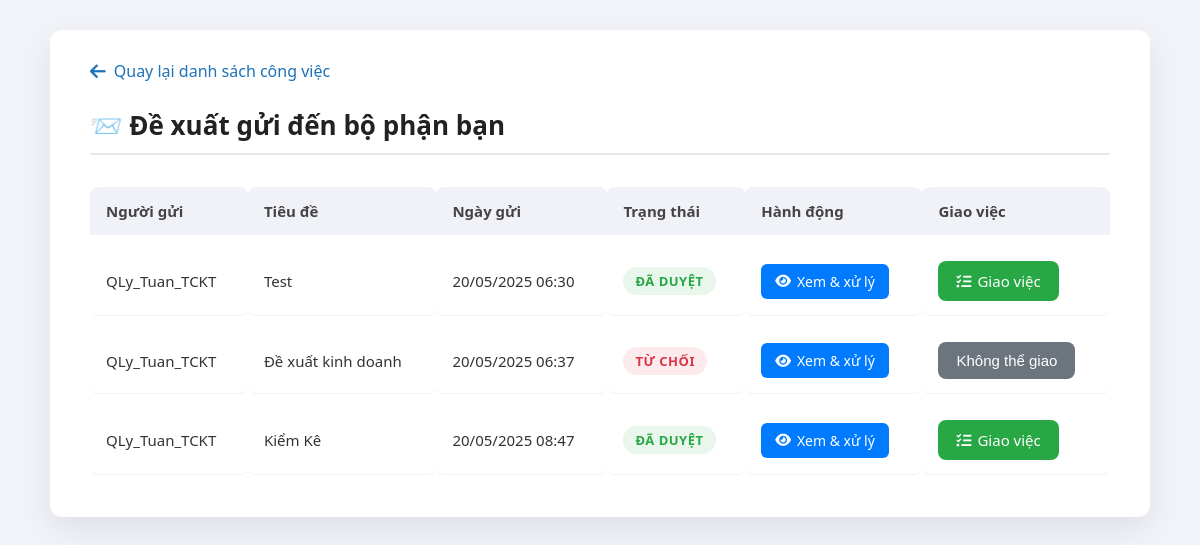
The page /task/proposal/incoming/ (signed in) on the database its author committed.
### mxh/models.py (models this page shows, shortened)
class TaskProposal(models.Model):
    STATUS_CHOICES = [
        ('pending', 'Chờ duyệt'),
        ('approved', 'Đã duyệt'),
        ('rejected', 'Từ chối')
    ]
    proposer = models.ForeignKey(User, on_delete=models.CASCADE, related_name='proposals_made')
    to_department = models.ForeignKey(Department, on_delete=models.CASCADE, related_name='proposals_received')
    title = models.CharField(max_length=255)
    description = models.TextField()
    document = models.FileField(upload_to='proposal_documents/', null=True, blank=True)
    image = models.ImageField(upload_to='proposal_images/', null=True, blank=True)
    status = models.CharField(max_length=10, choices=STATUS_CHOICES, default='pending')
    feedback = models.TextField(null=True, blank=True)
    created_at = models.DateTimeField(auto_now_add=True)
    reviewed_at = models.DateTimeField(null=True, blank=True)
    reviewed_by = models.ForeignKey(User, on_delete=models.SET_NULL, null=True, blank=True, related_name='proposals_reviewed')

class User(AbstractUser):
    GENDER_CHOICES = [('male', 'Male'), ('female', 'Female')]
    ROLE_CHOICES = [('admin', 'Admin'), ('user', 'User'), ('manager', 'Manager')]
    phone = models.CharField(max_length=20, blank=True, null=True)
    role = models.CharField(max_length=10, choices=ROLE_CHOICES)
    birth_date = models.DateField(blank=True, null=True)
    gender = models.CharField(max_length=6, choices=GENDER_CHOICES)
    department = models.ForeignKey(
        'Department',
        on_delete=models.SET_NULL,
        null=True,
        blank=True,
        related_name='users'
    )
    avatar_url = models.URLField(max_length=255, blank=True, null=True)

### mxh/views.py (the view)
# urls.py: path('task/proposal/incoming/', incoming_proposals, name='incoming_proposals'),
@login_required
def incoming_proposals(request):
    user = request.user
    if user.role == 'manager':
        proposals = TaskProposal.objects.filter(to_department__manager=user)
    else:
        proposals = TaskProposal.objects.none()
    return render(request, 'mxh/task/proposal/incoming.html', {'proposals': proposals})

### mxh/context_processors.py (called while the page is built)
def get_unread_count(user, notification_type=None):
    qs = UserNotification.objects.filter(user=user, is_read=False)
    if notification_type:
        qs = qs.filter(notification__type=notification_type)
    return qs.count()

def unread_notification_counts(request):
    if request.user.is_authenticated:
        return {
            'personal_unread_count': get_unread_count(request.user, 'personal'),
            'company_unread_count': get_unread_count(request.user, 'company')
        }
    return {}

### mxh/templates/mxh/task/proposal/incoming.html (shortened to what this page needs)
<!DOCTYPE html>
{% load static %}
<html lang="en">
<head>
    <link rel="stylesheet" href="{% static 'mxh/styles/proposals.css' %}">
    <link rel="stylesheet" href="https://cdnjs.cloudflare.com/ajax/libs/font-awesome/6.0.0-beta3/css/all.min.css" />
</head>
<body>
    <div class="container">
        <a href="{% url 'task_view' %}" class="back-btn">
            <i class="fas fa-arrow-left"></i> Quay lại danh sách công việc
        </a>
        <h2 class="page-title">📨 Đề xuất gửi đến bộ phận bạn</h2>
        <table class="custom-table">
            <thead>
                <tr>
                    <th>Người gửi</th>
                    <th>Tiêu đề</th>
                    <th>Ngày gửi</th>
                    <th>Trạng thái</th>
                    <th>Hành động</th>
                    <th>Giao việc</th>
                </tr>
            </thead>
            <tbody>
                {% for p in proposals %}
                <tr>
                    <td>{{ p.proposer.username }}</td>
                    <td>{{ p.title }}</td>
                    <td>{{ p.created_at|date:"d/m/Y H:i" }}</td>
                    <td>
                        {% if p.status == 'pending' %}
                            <span class="badge badge-warning">Chờ duyệt</span>
                        {% elif p.status == 'approved' %}
                            <span class="badge badge-success">Đã duyệt</span>
                        {% elif p.status == 'rejected' %}
                            <span class="badge badge-danger">Từ chối</span>
                        {% endif %}
                    </td>
                    <td>
                        <a href="{% url 'review_proposal' p.id %}" class="btn-view">
                            <i class="fas fa-eye"></i> Xem & xử lý
                        </a>
                    </td>
                    <td>
                        {% if p.status == 'approved' %}
                            <a href="{% url 'create_task_from_proposal' p.id %}" class="btn btn-success btn-sm">
                                <i class="fas fa-tasks"></i> Giao việc
                            </a>
                        {% else %}
                            <button class="btn btn-secondary btn-sm" disabled>Không thể giao</button>
                        {% endif %}
                    </td>
                </tr>
                {% empty %}
                <tr><td colspan="5" class="text-center">Không có đề xuất nào.</td></tr>
                {% endfor %}
            </tbody>
        </table>
    </div>
</body>
</html>

### mxh/static/mxh/styles/proposals.css (style rules this page uses)
* { box-sizing: border-box; margin: 0; padding: 0; }
body { font-family: 'Segoe UI', Roboto, sans-serif; background-color: #f1f3f8; color: #333; padding: 30px; }
.container { max-width: 1100px; margin: 0 auto; background: #ffffff; border-radius: 12px; padding: 30px 40px; box-shadow: 0 12px 32px rgba(0, 0, 0, 0.08); animation: fadeIn 0.5s ease; }
.back-btn { display: inline-flex; align-items: center; color: #1d72b8; font-size: 16px; text-decoration: none; margin-bottom: 25px; transition: color 0.3s ease; }
.back-btn i { margin-right: 8px; font-size: 18px; }
.page-title { font-size: 26px; font-weight: 600; color: #222; margin-bottom: 20px; border-bottom: 2px solid #e5e7eb; padding-bottom: 10px; display: flex; align-items: center; gap: 8px; }
.custom-table { width: 100%; border-collapse: separate; border-spacing: 0 12px; }
.custom-table th { background-color: #f0f2f7; color: #444; text-align: left; padding: 14px 16px; font-weight: 600; font-size: 15px; border-radius: 8px 8px 0 0; }
.custom-table td { background-color: #fff; padding: 14px 16px; font-size: 15px; border-bottom: 1px solid #f0f2f5; border-radius: 0 0 8px 8px; vertical-align: middle; transition: background-color 0.2s ease; }
.badge { display: inline-block; padding: 5px 12px; font-size: 13px; border-radius: 20px; font-weight: 600; text-transform: uppercase; letter-spacing: 0.5px; }
.badge-success { background-color: #28a7451a; color: #28a745; }
.badge-danger { background-color: #dc35451a; color: #dc3545; }
.btn-view { display: inline-flex; align-items: center; background-color: #007bff; color: white; padding: 8px 14px; border-radius: 6px; font-size: 14px; text-decoration: none; font-weight: 500; transition: background-color 0.3s ease; }
.btn-view i { margin-right: 6px; }
.btn { padding: 10px 18px; border-radius: 8px; font-size: 15px; border: none; cursor: pointer; display: inline-flex; align-items: center; gap: 6px; transition: background-color 0.3s; text-decoration: none; }
.btn-success { background-color: #28a745; color: white; }
.btn-secondary { background-color: #6c757d; color: white; }

### rows shown on the page
TaskProposal: proposer.username "QLy_Tuan_TCKT", title "Test", created_at "20/05/2025 06:30", status "ĐÃ DUYỆT"
TaskProposal: proposer.username "QLy_Tuan_TCKT", title "Đề xuất kinh doanh", created_at "20/05/2025 06:37", status "TỪ CHỐI"
TaskProposal: proposer.username "QLy_Tuan_TCKT", title "Kiểm Kê", created_at "20/05/2025 08:47", status "ĐÃ DUYỆT"
